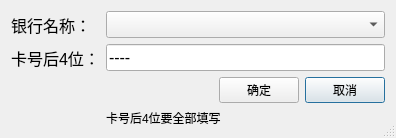
<?xml version="1.0" encoding="UTF-8"?>
<ui version="4.0">
 <class>Dialog</class>
 <widget class="QDialog" name="Dialog">
  <property name="geometry">
   <rect>
    <x>0</x>
    <y>0</y>
    <width>396</width>
    <height>132</height>
   </rect>
  </property>
  <property name="windowTitle">
   <string>添加储蓄卡信息</string>
  </property>
  <property name="sizeGripEnabled">
   <bool>true</bool>
  </property>
  <layout class="QVBoxLayout" name="verticalLayout">
   <item>
    <layout class="QGridLayout" name="gridLayout">
     <item row="0" column="1" colspan="3">
      <widget class="QComboBox" name="comboBox_bank">
       <property name="font">
        <font>
         <pointsize>12</pointsize>
        </font>
       </property>
      </widget>
     </item>
     <item row="1" column="0">
      <widget class="QLabel" name="label_bankID">
       <property name="sizePolicy">
        <sizepolicy hsizetype="Fixed" vsizetype="Preferred">
         <horstretch>0</horstretch>
         <verstretch>0</verstretch>
        </sizepolicy>
       </property>
       <property name="font">
        <font>
         <pointsize>12</pointsize>
        </font>
       </property>
       <property name="text">
        <string>卡号后4位：</string>
       </property>
       <property name="alignment">
        <set>Qt::AlignCenter</set>
       </property>
      </widget>
     </item>
     <item row="1" column="1" colspan="3">
      <widget class="QLineEdit" name="lineEdit_bankID">
       <property name="font">
        <font>
         <pointsize>12</pointsize>
        </font>
       </property>
       <property name="inputMask">
        <string>0000;-</string>
       </property>
      </widget>
     </item>
     <item row="0" column="0">
      <widget class="QLabel" name="label_bank">
       <property name="sizePolicy">
        <sizepolicy hsizetype="Fixed" vsizetype="Preferred">
         <horstretch>0</horstretch>
         <verstretch>0</verstretch>
        </sizepolicy>
       </property>
       <property name="font">
        <font>
         <pointsize>12</pointsize>
        </font>
       </property>
       <property name="text">
        <string>银行名称：</string>
       </property>
       <property name="alignment">
        <set>Qt::AlignCenter</set>
       </property>
      </widget>
     </item>
     <item row="3" column="3">
      <widget class="QPushButton" name="pushButton_bank_cancel">
       <property name="sizePolicy">
        <sizepolicy hsizetype="Fixed" vsizetype="Fixed">
         <horstretch>0</horstretch>
         <verstretch>0</verstretch>
        </sizepolicy>
       </property>
       <property name="text">
        <string>取消</string>
       </property>
      </widget>
     </item>
     <item row="3" column="2">
      <widget class="QPushButton" name="pushButton_bank_ok">
       <property name="sizePolicy">
        <sizepolicy hsizetype="Fixed" vsizetype="Fixed">
         <horstretch>0</horstretch>
         <verstretch>0</verstretch>
        </sizepolicy>
       </property>
       <property name="text">
        <string>确定</string>
       </property>
      </widget>
     </item>
     <item row="3" column="1">
      <widget class="QLabel" name="label_3">
       <property name="text">
        <string/>
       </property>
      </widget>
     </item>
     <item row="4" column="1" colspan="3">
      <widget class="QLabel" name="label">
       <property name="text">
        <string>卡号后4位要全部填写</string>
       </property>
      </widget>
     </item>
    </layout>
   </item>
  </layout>
 </widget>
 <resources/>
 <connections>
  <connection>
   <sender>pushButton_bank_cancel</sender>
   <signal>clicked()</signal>
   <receiver>Dialog</receiver>
   <slot>reject()</slot>
   <hints>
    <hint type="sourcelabel">
     <x>349</x>
     <y>102</y>
    </hint>
    <hint type="destinationlabel">
     <x>364</x>
     <y>126</y>
    </hint>
   </hints>
  </connection>
 </connections>
</ui>
